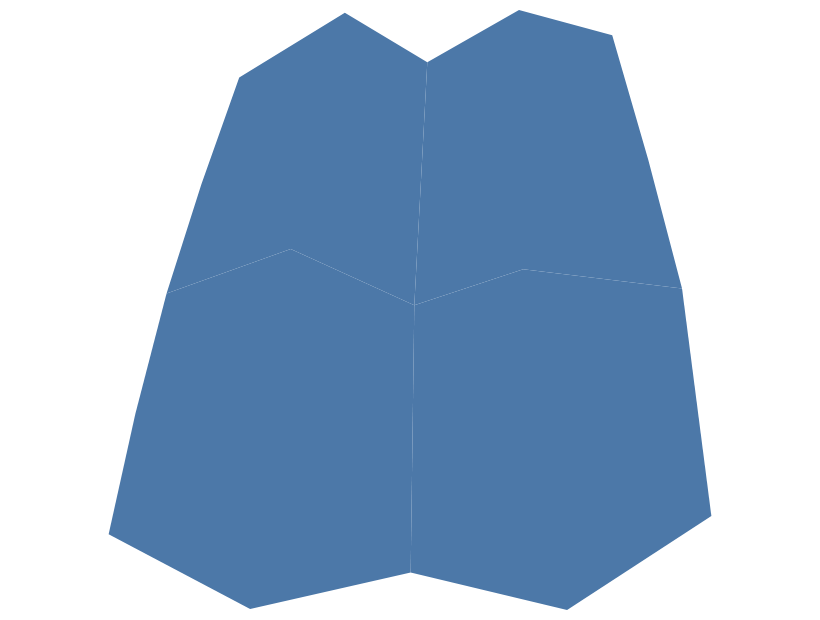

Vega-Lite specification stored for this chart:
### Vega-Lite specification from a JSON file in a GitHub repository (floating-point values rounded to 4 significant figures)
{"$schema": "https://vega.github.io/schema/vega-lite/v6.json", "padding": 5, "autosize": "none", "width": 400, "height": 300, "params": [{"name": "rot", "value": -15}], "config": {"projection": {"type": "orthographic", "rotate": {"expr": "[rot, -45, 0]"}}}, "data": {"values": {"type": "FeatureCollection", "features": [{"type": "Feature", "properties": {"name": "west", "value": 3, "cat": "a"}, "geometry": {"type": "Polygon", "coordinates": [[[-11, 48], [-2, 52], [9, 50], [10, 36], [0, 33], [-10, 35], [-11, 48]]]}}, {"type": "Feature", "properties": {"name": "east", "value": 5, "cat": "b"}, "geometry": {"type": "Polygon", "coordinates": [[[9, 50], [18, 52], [31, 50], [30, 38], [20, 34], [10, 36], [9, 50]]]}}, {"type": "Feature", "properties": {"name": "north-west", "value": 2, "cat": "a"}, "geometry": {"type": "Polygon", "coordinates": [[[-12, 60], [-3, 65], [8, 63], [9, 50], [-2, 52], [-11, 48], [-12, 60]]]}}, {"type": "Feature", "properties": {"name": "north-east", "value": 8, "cat": "b"}, "geometry": {"type": "Polygon", "coordinates": [[[8, 63], [19, 66], [30, 64], [31, 50], [18, 52], [9, 50], [8, 63]]]}}]}, "format": {"property": "features"}}, "projection": {}, "mark": "geoshape"}
